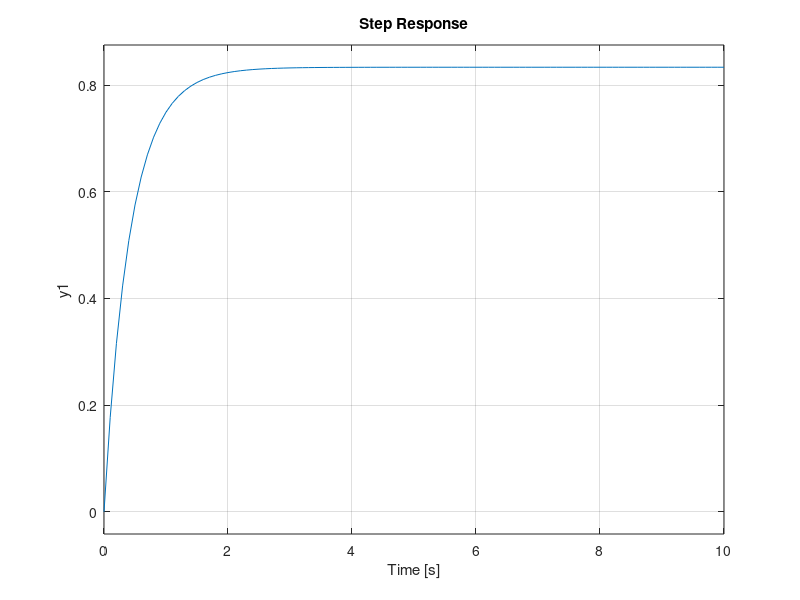

Reproduce this figure in MATLAB.
num = [2 5];
den = [1 5 6]; 
sys = tf(num, den);

fprintf('=== 系統分析結果 ===\n\n');


[r_h, p_h, k_h] = residue(num, den);

fprintf('1. 脈衝響應數學式:\n');
h_str = '   h(t) = ( ';
for i = 1:length(r_h)
    val = r_h(i);
    pole = p_h(i);
    

    if i == 1
        sign_str = ''; if val < 0, sign_str = '-'; end
    else
        if val >= 0, sign_str = ' + '; else, sign_str = ' - '; end
    end
    
    h_str = [h_str, sprintf('%s%.3f*e^(%.1ft)', sign_str, abs(val), pole)];
end
h_str = [h_str, ' ) * u(t)'];
disp(h_str);


[r_y, p_y, k_y] = residue(num, [den 0]);

fprintf('\n2. 階躍響應數學式:\n');
y_str = '   y(t) = ( ';

[~, idx] = sort(abs(p_y));
r_y = r_y(idx);
p_y = p_y(idx);

for i = 1:length(r_y)
    val = r_y(i);
    pole = p_y(i);
    
    if i == 1
        sign_str = ''; if val < 0, sign_str = '-'; end
    else
        if val >= 0, sign_str = ' + '; else, sign_str = ' - '; end
    end
    
    if abs(pole) < 1e-10
        y_str = [y_str, sprintf('%s%.3f', sign_str, abs(val))];
    else
        y_str = [y_str, sprintf('%s%.3f*e^(%.1ft)', sign_str, abs(val), pole)];
    end
end
y_str = [y_str, ' ) * u(t)'];
disp(y_str);



% 繪製 Impulse Response
subplot(2,1,1);
impulse(sys, 0:0.1:10);
grid on;
title('Impulse Response');


% 繪製 Step Response
subplot(2,1,2);
step(sys, 0:0.1:10);
grid on;
title('Step Response');
